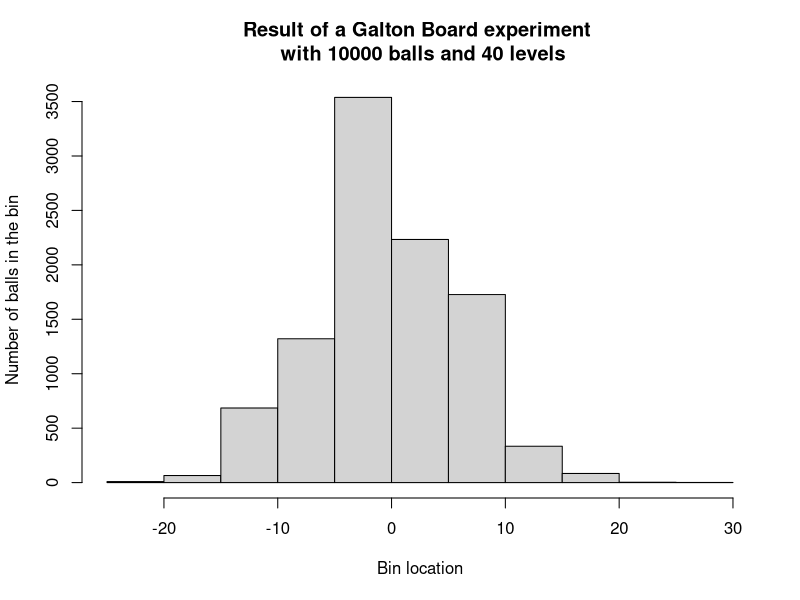

Write R code to recreate this figure.
# galton board (p.99)

# simulate the result of a bal hitting a pin
# -1 = fall left, 1 = fall right
fall<-function(p){
  sample(c(-1,1),1,prob=c(1-p,p))
}

# simulate the falling of a single ball through an n-level board
galton<-function(n,p){
  sum(replicate(n,fall(p)))
}

# simulate the foll of N balls through an n-level board
galtonboard<-function(N,n,p){
  replicate(N,galton(n,p))
}

# ---------------------------

# visualize the result of the simulation with a histogram
N<-10000
n<-40
x<-galtonboard(N,n,.5)
hist(x,xlab="Bin location",ylab="Number of balls in the bin",main=sprintf("Result of a Galton Board experiment \n with %d balls and %d levels", N,n))